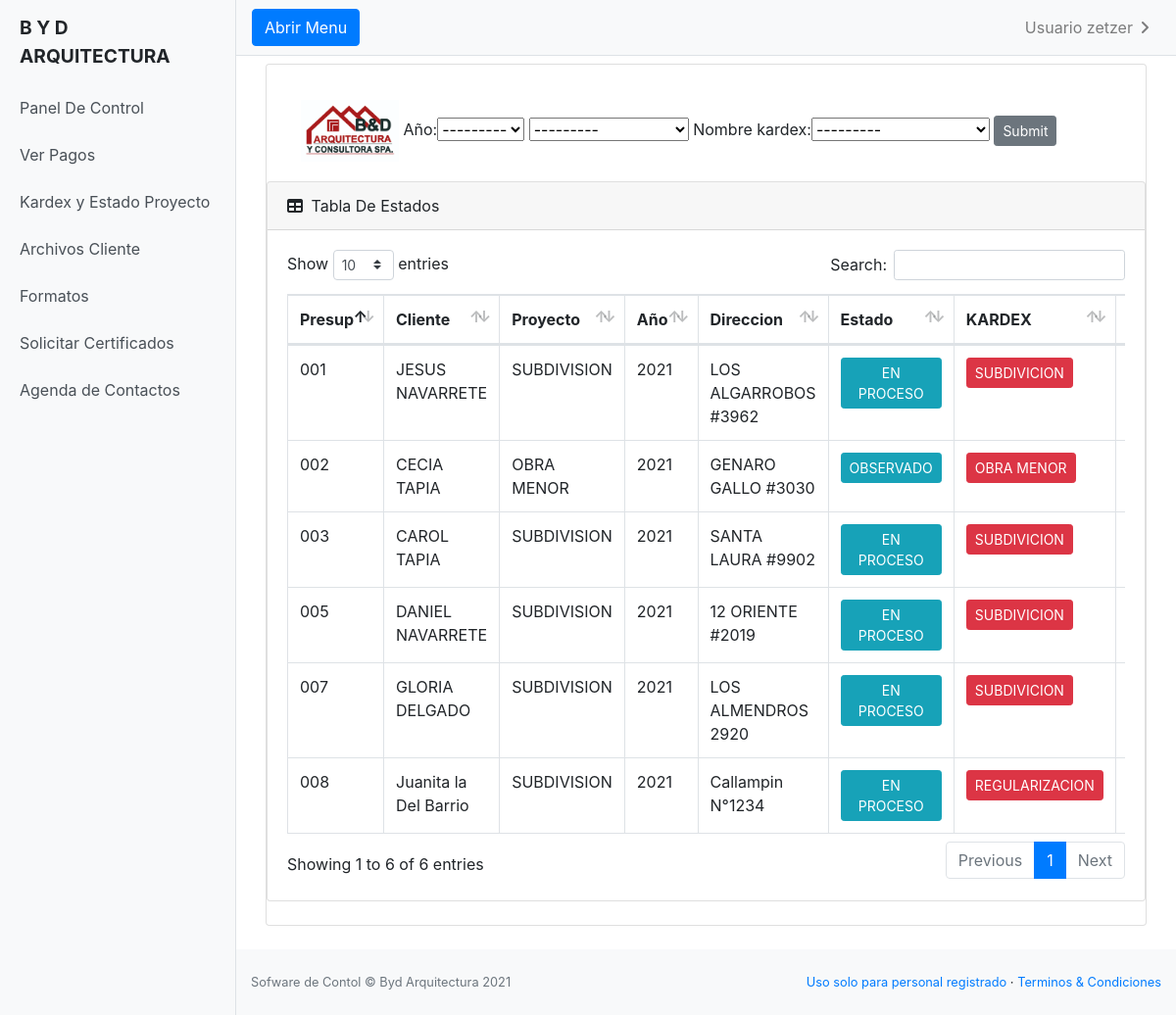
The app's page /estado_proyecto/ (signed in) with its own data.
### miapp/models.py (models this page shows, shortened)
class Año_ingreso(models.Model):
    año = models.CharField(max_length=20)
    def __str__(self):
        return self.año

class kardex(models.Model):
    nombre_kardex = models.CharField(max_length=100)
    def __str__(self):
        return self.nombre_kardex

class dato_cliente(models.Model):
    nombre = models.CharField(max_length=100)
    numero_presupuesto = models.CharField(max_length=4)
    proyecto = models.CharField(max_length=30)
    estado = models.CharField(max_length=30, null=False ,blank=False, choices=select_estado, default='DEBE PAGAR')
    año = models.ForeignKey(Año_ingreso, null=False,blank=False, on_delete=models.CASCADE)
    pago_uno  = models.CharField(max_length=20, null=True, blank=True,default=0)
    pago_dos = models.CharField(max_length=20, null=True,blank=True,default=0)
    pago_tres = models.CharField(max_length=20, null=True,blank=True,default=0)
    documento = models.FileField(null=True, blank=True,upload_to="documentos/", verbose_name="Excel DE PAGO")
    mes = models.CharField(max_length=30, null=True ,blank=True, choices=select_meses)
    detalle = models.CharField(max_length=100,null=True, blank=True, choices=select_detalle)
    honorario = models.CharField(max_length=20, null=False, blank=False,verbose_name="Honorario Arquitectura")
    direccion = models.CharField(max_length=100, null=True, blank=True)
    nombre_kardex = models.ForeignKey('kardex', on_delete=models.CASCADE, null=True,blank=True,)
    proyecto_completado = models.CharField(max_length=100, null=False ,blank=False, choices=select_proyecto_complet, default='EN PROCESO', verbose_name="")
    detalle_estado = models.CharField(max_length=100, null=True, blank=True,verbose_name="Informacion Adicional")
    documento_presupuesto = models.FileField(null=True, blank=True,upload_to="documentos/", verbose_name="DOC.PRESUPUESTO")
    file_uno = models.FileField(null=True, blank=True,upload_to="documentos/", verbose_name="Escritura")
    file_dos = models.FileField(null=True, blank=True,upload_to="documentos/", verbose_name="Fotocopia Carnet")
    file_tres = models.FileField(null=True, blank=True,upload_to="documentos/", verbose_name="Comprobante de Agua")
    file_cuatro = models.FileField(null=True, blank=True,upload_to="documentos/", verbose_name="Poder Simple")
    file_cinco = models.FileField(null=True, blank=True,upload_to="documentos/", verbose_name="Avaluo Detallado")
    file_seis = models.FileField(null=True, blank=True,upload_to="documentos/", verbose_name="Dominio Vigente")
    file_siete = models.FileField(null=True, blank=True,upload_to="documentos/", verbose_name="Certificado Informe Previo")
    file_ocho = models.FileField(null=True, blank=True,upload_to="documentos/", verbose_name="Utilidad Publica")
    file_nueve = models.FileField(null=True, blank=True,upload_to="documentos/", verbose_name="Conjunto Habitacional")
    file_dies = models.FileField(null=True, blank=True,upload_to="documentos/", verbose_name="Exp.Propiedad")
    file_once = models.FileField(null=True, blank=True,upload_to="documentos/", verbose_name="Informe Tecnico")
    file_doce = models.FileField(null=True, blank=True,upload_to="documentos/", verbose_name="Factibilidad")
    file_trece = models.FileField(null=True, blank=True,upload_to="documentos/", verbose_name="Solicitud")
    file_catorce = models.FileField(null=True, blank=True,upload_to="documentos/", verbose_name="I.N.E")
    file_quince = models.FileField(null=True, blank=True,upload_to="documentos/", verbose_name="Patente Profecional")
    complete = models.CharField(max_length=50, null=True ,blank=True, choices=select_documentos, verbose_name="Archivos Completos")
    pago_cuatro = models.CharField(max_length=20, null=True,blank=True,default=0)
    pago_quinto = models.CharField(max_length=100, null=True,blank=True,default=0, verbose_name="PAGO INGENIRIA O TOPOGRAFIA 1")
    honorario_dos = models.CharField(max_length=20, null=True, blank=True,verbose_name="honario Ing o topografia", default="0")
    pago_seis = models.CharField(max_length=100, null=True,blank=True,default=0, verbose_name="PAGO INGENIRIA O TOPOGRAFIA 2")
    class Meta:
        ordering = ["-id"]

### miapp/views.py (the view)
# urls.py: path('estado_proyecto/', EstadoView.as_view(), name="estado_proyecto"),
class EstadoView(ListView):
    template_name = 'miapp/estado_proyecto.html'
    model = dato_cliente
    queryset = dato_cliente.objects.all().order_by('-id')
    def get_context_data(self, **kwargs):
        context = super().get_context_data(**kwargs)
        context['filter'] = EstadoFilter(self.request.GET, queryset=self.get_queryset())
        return context

### miapp/templates/miapp/estado_proyecto.html (shortened to what this page needs)
{% extends 'miapp/base.html' %}
{% load static %}
{% load crispy_forms_tags %}
{% block content %}
{% if user.is_authenticated %}
<main>
  <div class="container-fluid mt-2">
      <div class="card mb-4">
          <div class="card-body">
            <div class="container mt-3 ">
              <div class="row">
                <div class="col-sm">
                  <form method="get" class="form-label">
                    <img src="{% static 'img/byd.jpg' %}" style="width: 100px;">
                    {{ filter.form}}
                    <input class="btn btn-secondary btn-sm" type="submit" />
                  </form>
                </div>
            </div>
          </div>
      </div>
      <div class="card mb-4">
          <div class="card-header">
              <i class="fas fa-table mr-1"></i>
              Tabla De Estados
          </div>
          <div class="card-body">
              <div class="table-responsive">
                  <table class="table table-bordered" id="dataTable" width="100%" cellspacing="0">
                    <thead>
                      <tr>
                        <th scope="col">Presup</th>
                            <th scope="col">Cliente</th>
                            <th scope="col">Proyecto</th>
                            <th scope="col">Año</th>
                            <th scope="col">Direccion</th>
                            <th scope="col">Estado</th>
                            <th scope="col">KARDEX</th>
                            <th scope="col">INFORMACION</th>
                      </tr>
                    </thead>
                    <tbody>
                        {% for dato_cliente in filter.qs %}
                         <tr>
                           <td>{{ dato_cliente.numero_presupuesto }}</td>
                           <td>{{ dato_cliente.nombre }}</td>
                           <td>{{ dato_cliente.proyecto }}</td>
                           <td>{{ dato_cliente.año }}</td>
                           <td>{{ dato_cliente.direccion }}</td>
                           <td><button class="btn btn-info btn-sm" style="cursor: none;">{{ dato_cliente.proyecto_completado }}</button></td>
                           <td><button class="btn btn-danger btn-sm" style="cursor: none;">{{ dato_cliente.nombre_kardex }}</button></td>
                           <td>{{ dato_cliente.detalle_estado }}</td>
                        </tr>
                         {% endfor %}
                       </tbody>
                  </table>
                </main>
              </div>
              {% endif %}
                <footer class="py-4 bg-light mt-auto">
                  <div class="container-fluid">
                      <div class="d-flex align-items-center justify-content-between small">
                        <div class="text-muted">Sofware de Contol &copy; Byd Arquitectura 2021</div>
                        <div>
                            <a href="#">Uso solo para personal registrado</a>
                            &middot;
                            <a href="#">Terminos &amp; Condiciones</a>
                        </div>
                      </div>
                  </div>
              </footer>
{% endblock %}

### miapp/templates/miapp/base.html (shortened to what this page needs)
{% load static %}
<!DOCTYPE html>
<html lang="en">
<head>
  <link rel="stylesheet" href="https://cdn.jsdelivr.net/npm/bootstrap@4.6.0/dist/css/bootstrap.min.css">
  <link href="{% static '/vendor/fontawesome-free/css/all.min.css' %}" rel="stylesheet" type="text/css">
  <link href="{% static '/vendor/datatables/dataTables.bootstrap4.css' %}" rel="stylesheet">
  <link href="{% static 'css/style.css' %}" rel="stylesheet">
  <link href="{% static '/css/sb-admin.css' %}" rel="stylesheet">
</head>
<body>
  <div class="d-flex" id="wrapper">
    <div class="bg-light border-right" id="sidebar-wrapper">
      <div class="sidebar-heading" style="text-shadow: black;">
        <strong>B Y D ARQUITECTURA</strong>
      </div>
      <div class="list-group list-group-flush">
        <a href="{% url 'home' %}" class="list-group-item list-group-item-action bg-light">Panel De Control</a>
        <a href="{% url 'pago' %}" class="list-group-item list-group-item-action bg-light">Ver Pagos</a>
        <a href="{% url 'estado_proyecto' %}" class="list-group-item list-group-item-action bg-light">Kardex y Estado Proyecto</a>
        <a href="{% url 'detalle_archivos' %}" class="list-group-item list-group-item-action bg-light">Archivos Cliente</a>
        <a href="{% url 'formato_lista' %}" class="list-group-item list-group-item-action bg-light">Formatos</a>
        <a href="{% url 'certificado_lista' %}" class="list-group-item list-group-item-action bg-light">Solicitar Certificados</a>
        <a href="{% url 'agenda_contacto' %}" class="list-group-item list-group-item-action bg-light">Agenda de Contactos</a>
      </div>
    </div>
    <div id="page-content-wrapper">
      <nav class="navbar navbar-expand-lg navbar-light bg-light border-bottom">
        <button class="btn btn-primary" id="menu-toggle">Abrir Menu</button>
        <div class="collapse navbar-collapse" id="navbarSupportedContent">
          <ul class="navbar-nav ml-auto mt-2 mt-lg-0">
            {% if user.is_authenticated %}
            <li class="nav-item dropdown">
              <a class="nav-link dropdown-toggle" href="#" id="navbarDropdown" role="button" data-toggle="dropdown" aria-haspopup="true" aria-expanded="false">
                Usuario {{ user }}
              </a>
            </li>
            {% else %}
          <li class="nav-item">
            <a class="nav-link" href="{% url 'login' %}">Login</a>
          </li>
            {% endif %}
          </ul>
        </div>
      </nav>
      <div class="container-fluid">
        {% block content %}
        {% endblock %}
      </div>
    </div>
</body>
</html>

### miapp/static/css/style.css (style rules this page uses)
#wrapper { overflow-x: hidden; }
#sidebar-wrapper { min-height: 100vh; margin-left: -15rem; -webkit-transition: margin .25s ease-out; -moz-transition: margin .25s ease-out; -o-transition: margin .25s ease-out; transition: margin .25s ease-out; }
#sidebar-wrapper .sidebar-heading { padding: 0.875rem 1.25rem; font-size: 1.2rem; }
#sidebar-wrapper .list-group { width: 15rem; }
#page-content-wrapper { min-width: 100vw; }
@media (min-width: 768px) { #sidebar-wrapper { margin-left: 0; } }
@media (min-width: 768px) { #page-content-wrapper { min-width: 0; width: 100%; } }

### records on screen
Año_ingreso: año "---------"
kardex: nombre_kardex "---------"
dato_cliente: numero_presupuesto "008", nombre "Juanita la Del Barrio", proyecto "SUBDIVISION", año "2021", direccion "Callampin N°1234", proyecto_completado "EN PROCESO", nombre_kardex "REGULARIZACION"
dato_cliente: numero_presupuesto "007", nombre "GLORIA DELGADO", proyecto "SUBDIVISION", año "2021", direccion "LOS ALMENDROS 2920", proyecto_completado "EN PROCESO", nombre_kardex "SUBDIVICION"
dato_cliente: numero_presupuesto "005", nombre "DANIEL NAVARRETE", proyecto "SUBDIVISION", año "2021", direccion "12 ORIENTE #2019", proyecto_completado "EN PROCESO", nombre_kardex "SUBDIVICION"
dato_cliente: numero_presupuesto "003", nombre "CAROL TAPIA", proyecto "SUBDIVISION", año "2021", direccion "SANTA LAURA #9902", proyecto_completado "EN PROCESO", nombre_kardex "SUBDIVICION"
dato_cliente: numero_presupuesto "002", nombre "CECIA TAPIA", proyecto "OBRA MENOR", año "2021", direccion "GENARO GALLO #3030", proyecto_completado "OBSERVADO", nombre_kardex "OBRA MENOR"
dato_cliente: numero_presupuesto "001", nombre "JESUS NAVARRETE", proyecto "SUBDIVISION", año "2021", direccion "LOS ALGARROBOS #3962", proyecto_completado "EN PROCESO", nombre_kardex "SUBDIVICION"

### other values on screen
{{ user }} "zetzer"
